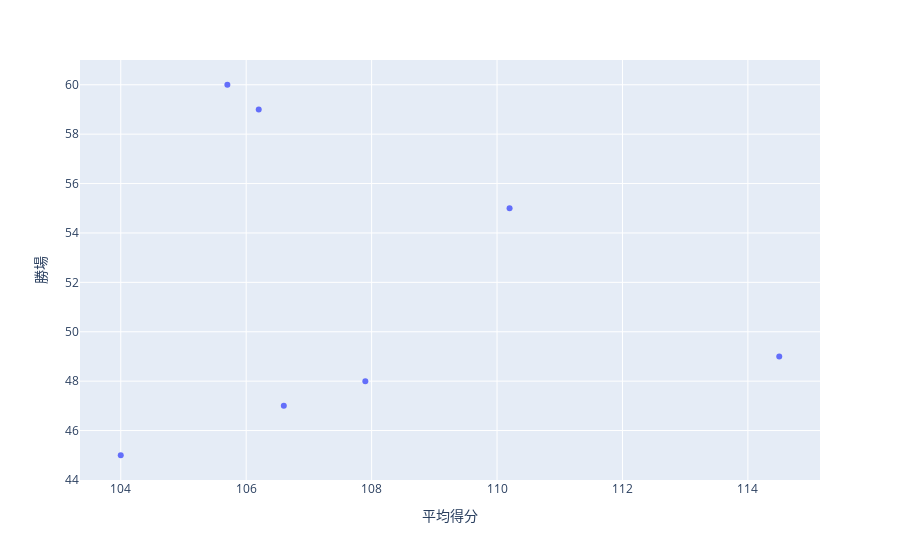

The notebook cell this image was saved under:
### Code cell
px.scatter(df, x='平均得分', y='勝場')

### Figure 1 — Plotly figure (JSON) as saved in the notebook; plotly's stock layout.template omitted (floating-point values rounded to 4 significant figures)
{"data": [{"hoverlabel": {"namelength": 0}, "hovertemplate": "平均得分=%{x}<br>勝場=%{y}", "legendgroup": "", "marker": {"color": "#636efa", "symbol": "circle"}, "mode": "markers", "name": "", "showlegend": false, "type": "scatter", "x": [105.7, 106.2, 104, 110.2, 106.6, 107.9, 114.5], "xaxis": "x", "y": [60, 59, 45, 55, 47, 48, 49], "yaxis": "y"}], "layout": {"legend": {"tracegroupgap": 0}, "margin": {"t": 60}, "xaxis": {"anchor": "y", "domain": [0, 1], "title": {"text": "平均得分"}}, "yaxis": {"anchor": "x", "domain": [0, 1], "title": {"text": "勝場"}}}}
